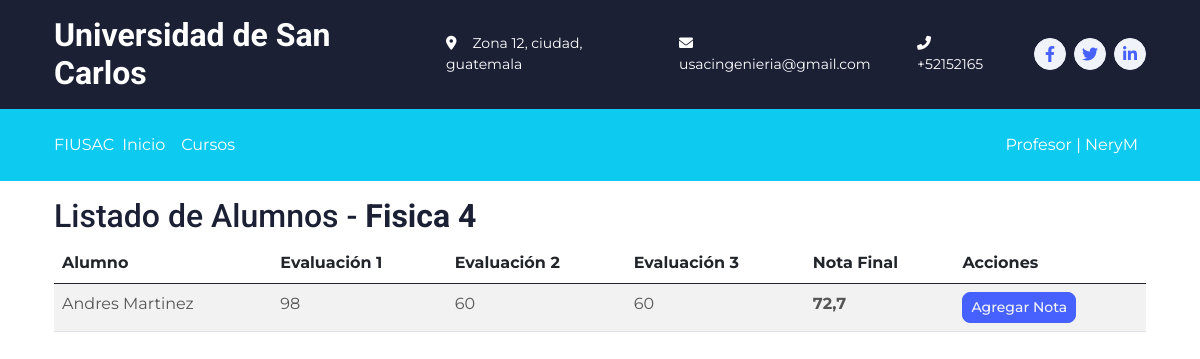
Page /courses/4 (signed in) on the committed database.
### core/models.py (models this page shows, shortened)
class Course(models.Model):
    STATUS_CHOICES = (
        ('I', 'Inscripciones'),
        ('P', 'En progreso'),
        ('F', 'Finalizado'),
    )
    name = models.CharField(max_length=90, verbose_name='Nombre')
    description = models.TextField(blank=True, null=True, verbose_name='Descripción')
    teacher = models.ForeignKey(User, on_delete=models.CASCADE, limit_choices_to={'groups__name': 'profesores'}, verbose_name='Profesor')
    class_quantity = models.PositiveIntegerField(default=0, verbose_name='Cantidad de clases')
    schedule = models.CharField(max_length=11, verbose_name='Horario (HH:MM-HH:MM)')
    cost = models.DecimalField(max_digits=10, decimal_places=2, verbose_name='Costo', default=0.00)
    status = models.CharField(max_length=1, choices=STATUS_CHOICES, default='I', verbose_name='Estado')
    def __str__(self):
        return self.name
    class Meta:
        verbose_name = 'Curso'
        verbose_name_plural = 'Cursos'

class Mark(models.Model):
    course = models.ForeignKey(Course, on_delete=models.CASCADE, verbose_name='Curso')
    student = models.ForeignKey(User, on_delete=models.CASCADE, limit_choices_to={'groups__name': 'estudiantes'}, verbose_name='Estudiante')
    mark_1 = models.PositiveIntegerField(null=True, blank=True, verbose_name='Nota 1')
    mark_2 = models.PositiveIntegerField(null=True, blank=True, verbose_name='Nota 2')
    mark_3 = models.PositiveIntegerField(null=True, blank=True, verbose_name='Nota 3')
    average = models.DecimalField(max_digits=3, decimal_places=1, null=True, blank=True, verbose_name='Promedio')
    class Meta:
        verbose_name = 'Nota'
        verbose_name_plural = 'Notas'

### core/views.py (the view)
# urls.py: path('courses/<int:course_id>', login_required(StudentListMarkView.as_view()), name='student_list_mark'),
@add_group_name_to_context
class StudentListMarkView(TemplateView):
    template_name = 'student_list_mark.html'
    def get_context_data(self, **kwargs):
        context = super().get_context_data(**kwargs)
        course_id = self.kwargs['course_id']
        course = get_object_or_404(Course, id=course_id)
        marks = Mark.objects.filter(course=course)
        student_data = []
        for mark in marks:
            student = get_object_or_404(User, id=mark.student_id)
            student_data.append({
                'mark_id': mark.id,
                'name': student.get_full_name(),
                'mark_1': mark.mark_1,
                'mark_2': mark.mark_2,
                'mark_3': mark.mark_3,
                'average': mark.average,
            })
        context['course'] = course
        context['student_data'] = student_data
        return context

### core/views.py (called while the page is built)
def plural_to_singular(plural):
    plural_singular = {
        "estudiantes": "estudiante",
        "profesores": "profesor",
        "preceptores": "preceptor",
        "administrativos": "administrativo",
    }
    return plural_singular.get(plural, "error")

def add_group_name_to_context(view_class):
    orginal_dispatch = view_class.dispatch
    def dispatch(self, request, *args, **kwargs):
        user = self.request.user
        group = user.groups.first()
        group_name = None
        group_name_singular = None
        if group:
                group_name = group.name
                group_name_singular = plural_to_singular(group.name)
        context={
        'group_name': group_name,
        'group_name_singular': group_name_singular
        }
        self.extra_context = context
        return orginal_dispatch(self, request, *args, **kwargs)
    view_class.dispatch = dispatch
    return view_class

### Templates/student_list_mark.html
{% extends 'base.html' %}
{% block content %}
<div class="container mt-3">
    <h2>Listado de Alumnos - <strong>{{ course }}</strong></h2>
    <table class="table table-striped">
        <thead>
            <tr>
                <th>Alumno</th>
                <th>Evaluación 1</th>
                <th>Evaluación 2</th>
                <th>Evaluación 3</th>
                <th>Nota Final</th>
                <th>Acciones</th>
            </tr>
        </thead>
        <tbody>
            {% for data in student_data %}
            <tr>
                <td>{{ data.name }}</td>
                <td>{{ data.mark_1 }}</td>
                <td>{{ data.mark_2 }}</td>
                <td>{{ data.mark_3 }}</td>
                <td><strong>{{ data.average }}</strong></td>
                <td>
                    <a class="btn btn-sm btn-primary" href="{% url 'update_mark' data.mark_id %}">Agregar Nota</a>
                </td>
            </tr>
            {% endfor %}
        </tbody>
    </table>
</div>
{% endblock %}

### Templates/header.html (shortened to what this page needs)
<link rel="stylesheet" href="https://cdnjs.cloudflare.com/ajax/libs/font-awesome/6.0.0-beta3/css/all.min.css">
<div class="container-fluid bg-dark text-white d-none d-lg-flex">
    <div class="container py-3">
        <div class="d-flex align-items-center">
            <a href="" style="text-decoration: none;">
                <h2 class="text-white fw-bold m-0">Universidad de San Carlos</h2>
            </a>
            <div class="ms-auto d-flex align-items-center">
                <small class="ms-4"><i class="fa fa-map-marker-alt me-3"></i>Zona 12, ciudad, guatemala</small>
                <small class="ms-4"><i class="fa fa-envelope me-3"></i>usacingenieria@gmail.com</small>
                <small class="ms-4"><i class="fa fa-phone-alt me-3"></i>+52152165</small>
                <div class="ms-3 d-flex">
                    <a class="btn btn-sm-square btn-light text-primary rounded-circle ms-2" href=""><i
                            class="fab fa-facebook-f"></i></a>
                    <a class="btn btn-sm-square btn-light text-primary rounded-circle ms-2" href=""><i
                            class="fab fa-twitter"></i></a>
                    <a class="btn btn-sm-square btn-light text-primary rounded-circle ms-2" href=""><i
                            class="fab fa-linkedin-in"></i></a>
                </div>
            </div>
        </div>
    </div>
</div>
{% if user.is_authenticated %}
    {% if group_name == 'estudiantes' %}
        <header class="p-3 text-bg-dark bg-dark">
    {% elif group_name == 'profesores' %}
        <header class="p-3 text-bg-dark bg-info">
    {% elif group_name == 'administrativos' %}
        <header class="p-3 text-bg-dark bg-secondary">
    {% endif %}
{% else %}
    <header class="p-3 text-bg-dark ">
{% endif %}
<div class="container">
    <div class="d-flex flex-wrap align-items-center justify-content-center justify-content-lg-start">
        <a href="{% url 'home' %}" class="d-flex align-items-center mb-2 mb-lg-0 text-white text-decoration-none">
            FIUSAC
        </a>
            {% if user.is_authenticated %}
                {% if group_name == 'estudiantes' %}
                    <ul class="nav col-12 col-lg-auto me-lg-auto mb-2 justify-content-center mb-md-0 bg-dark">
                {% elif group_name == 'profesores' %}
                    <ul class="nav col-12 col-lg-auto me-lg-auto mb-2 justify-content-center mb-md-0 bg-info">
                {% elif group_name == 'administrativos' %}
                    <ul class="nav col-12 col-lg-auto me-lg-auto mb-2 justify-content-center mb-md-0 bg-secondary">
                {% endif %}
            {% else %}
                <ul class="nav col-12 col-lg-auto me-lg-auto mb-2 justify-content-center mb-md-0">
            {% endif %}
            <li><a href="{% url 'home' %}" class="nav-link px-2 text-white">Inicio</a></li>
            <li><a href="{% url 'courses' %}" class="nav-link px-2 text-white">Cursos</a></li>
        </ul>
        <div class="text-end">
                {% if user.is_authenticated %}
                    <li style="list-style-type: none;">
                    <a class="nav-link px-2 text-white" href="{% url 'profile' %}">{{ group_name_singular|capfirst }}
                    | {{ user.username }}</a>
                    </li>
                {% else %}
                    <a class="btn btn-outline-light me-2" href="{% url 'login' %}">Iniciar Sesión</a>
                    <a class="btn btn-outline-light me-2" href="{% url 'register' %}">Registrarse</a>
                {% endif %}
        </div>
    </div>
</div>
    </header>

### static/css/style.css (style rules this page uses)
:root { --primary: #4761FF; --secondary: #555555; --light: #F1F3FA; --dark: #1C2035; }
.btn { transition: .5s; font-weight: 500; }
.btn-primary, .btn-outline-primary:hover { color: var(--light); }
.btn-sm-square { width: 32px; height: 32px; }
.btn-square, .btn-sm-square, .btn-lg-square { padding: 0; display: flex; align-items: center; justify-content: center; font-weight: normal; }

### rows in the picture
Course: name "Fisica 4"
Mark: name "Andres Martinez", mark_1 "98", mark_2 "60", mark_3 "60", average "72,7"

### other values in the picture
{{ group_name_singular|capfirst }} "Profesor"
{{ user.username }} "NeryM"
